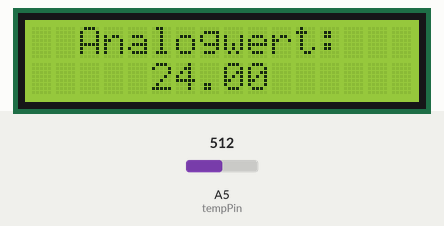
This sketch was run on a simulated Arduino Uno, built with avr-gcc and run on an emulated ATmega328P. Shown: 16×2 character LCD. The inputs (shaded band) are chosen by the test bench; at power-on: A5 (tempPin) = 512.

Above: at 1.2 s.
1.3 s: A5 (tempPin) set to 716
At 2.1 s:
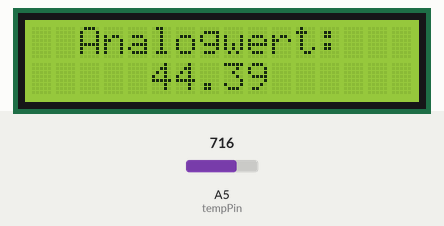
3.0 s: A5 (tempPin) set to 900
At 3.7 s:
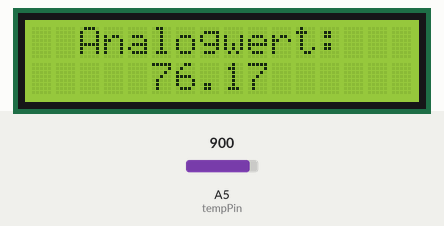
4.5 s: A5 (tempPin) set to 1023
At 5.4 s:
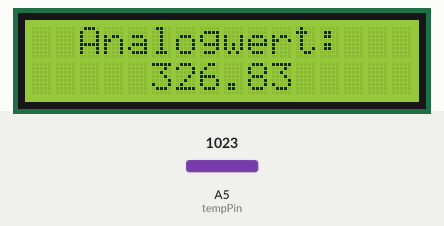
Timing chart, 0 to 7.5 s (numbered marks = the images above; inputs shaded):
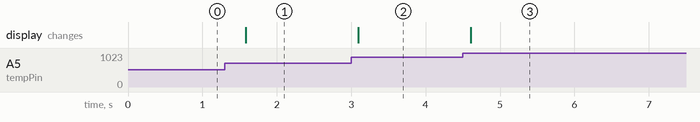

Measured:
- after the input at 1.3 s, the display: changes after 0.28 s (image 1)
- after the input at 3.0 s, the display: changes after 0.09 s (image 2)
- after the input at 4.5 s, the display: changes after 0.11 s (image 3)

The sketch:

A07_Analogwert_Anzeige.ino
```cpp
/* Analogwertanzeige
 *  Temperaturanzeige: Poti durch NTC ersetzen
 *  Board: Uno
 */


#include <LiquidCrystal.h>
int tempPin = 5;
//                RS  E  D4 D5  D6 D7
LiquidCrystal lcd(12, 11, 8, 7, 6, 5);
void setup()
{
  lcd.begin(16, 2);
}


void loop()
{
  int tempReading = analogRead(tempPin);

  double tempK = log(10000.0 * ((1024.0 / tempReading - 1)));
  tempK = 1 / (0.001129148 + (0.000234125 + (0.0000000876741 * tempK * tempK )) * tempK );       //  Temp Kelvin  0.0000000876741 = 23,23C
  float tempC = tempK - 274.15;            // Kelvin zu Celcius wandeln //- 273.15
  //float tempF = (tempC * 9.0)/ 5.0 + 32.0; //  Celcius zu Fahrenheit wandeln

  // Display Temperatur in C
  lcd.setCursor(2, 0);
  lcd.print("Analogwert:           ");
  // Display Temperature in F
  //lcd.print("Temp         F  ");
  lcd.setCursor(5, 1);
  // Display Temperatur in C
  lcd.print(tempC);
  // Display Temperatur in F
  //lcd.print(tempF);
  delay(500);
}
```
